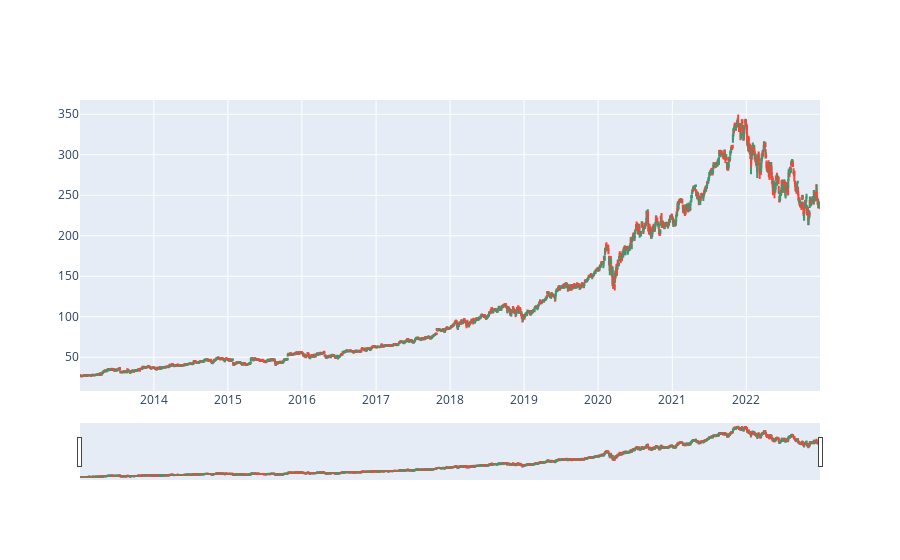

The notebook cell saved with this chart:
### Code cell
import plotly.graph_objects as go

import pandas as pd
from datetime import datetime
df['Date'] = df.index

fig = go.Figure(data=[go.Candlestick(x=df['Date'],
                open=df['Open'],
                high=df['High'],
                low=df['Low'],
                close=df['Close'])])

fig.show()

### Figure 1 — Plotly figure (JSON) as saved in the notebook; plotly's stock layout.template omitted (floating-point values rounded to 4 significant figures; data arrays with more than 128 entries replaced by an {"elided": "..."} marker saying what was removed)
{"data": [{"close": {"elided": "2518 float values"}, "high": {"elided": "2518 float values"}, "low": {"elided": "2518 float values"}, "open": {"elided": "2518 float values"}, "type": "candlestick", "x": {"elided": "2518 str values"}}], "layout": {}}
